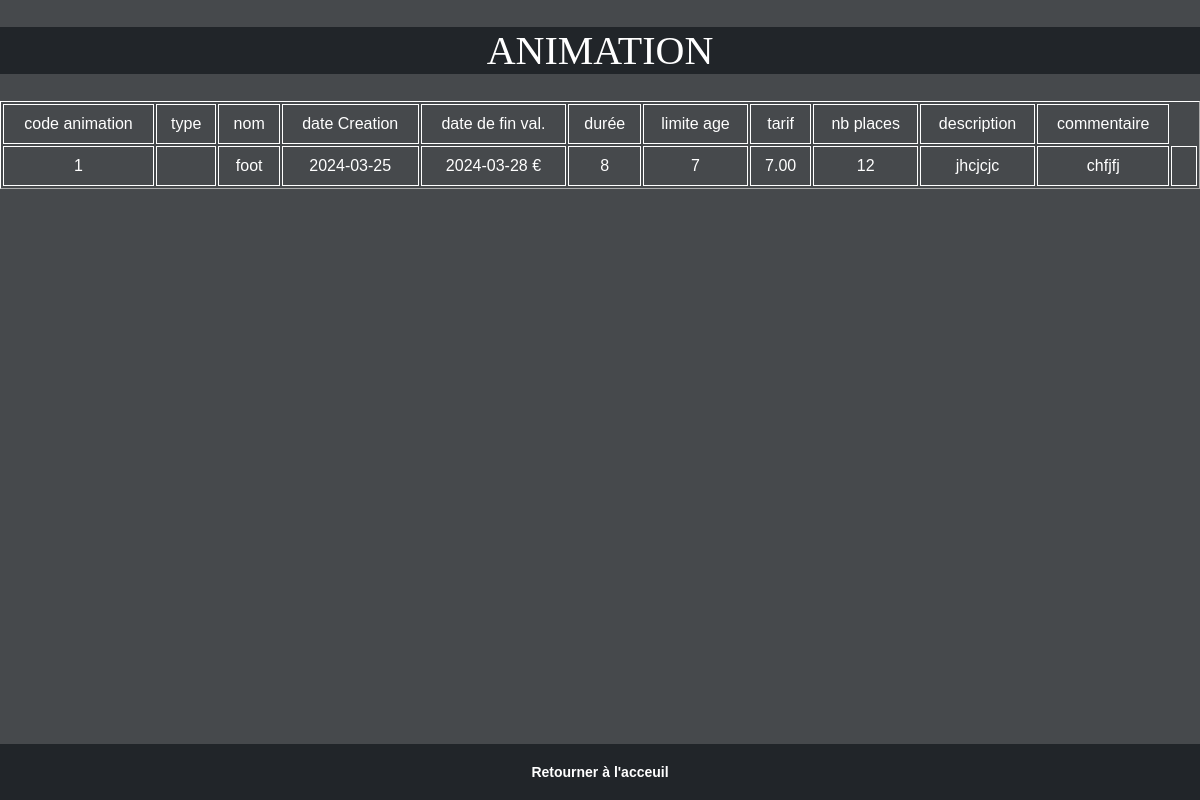
The app's page /E5-VVA/afficherAnimation.php, older data.
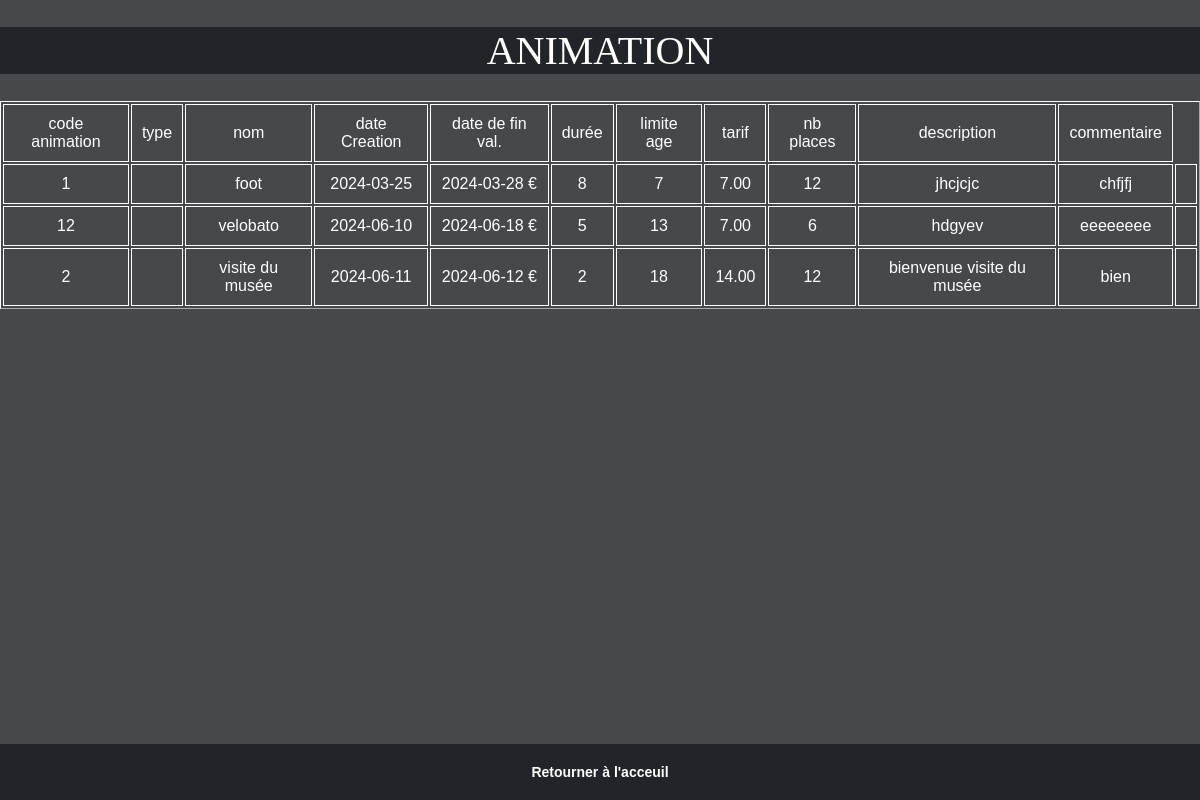
The same page, newer data.
### tables this page shows
CREATE TABLE `ANIMATION` (
  `CODEANIM` char(8) NOT NULL,
  `CODETYPEANIM` char(5) NOT NULL,
  `NOMANIM` char(40) DEFAULT NULL,
  `DATECREATIONANIM` date DEFAULT NULL,
  `DATEVALIDITEANIM` date DEFAULT NULL,
  `DUREEANIM` double(5,0) DEFAULT NULL,
  `LIMITEAGE` int(2) DEFAULT NULL,
  `TARIFANIM` decimal(7,2) DEFAULT NULL,
  `NBREPLACEANIM` int(2) DEFAULT NULL,
  `DESCRIPTANIM` char(250) DEFAULT NULL,
  `COMMENTANIM` char(250) DEFAULT NULL,
  `DIFFICULTEANIM` char(40) DEFAULT NULL
);

### E5-VVA/afficherAnimation.php (the view, shortened to what this page needs)
<!doctype html>
<?php
$connexion = mysqli_connect("localhost","root","","gacti");
$requete1 = "SELECT * FROM animation";
$resultat = mysqli_query($connexion, $requete1);
?>
<center><H1>ANIMATION</H1></center>
<TABLE border=1>
<TR>
<TD> code animation </TD>
<TD> type </TD>
<TD> nom </TD>
<TD> date Creation  </TD>
<TD> date de fin val.  </TD>
<TD> durée </TD>
<TD> limite age </TD>
<TD> tarif </TD>
<TD> nb places </TD>
<TD> description </TD>
<TD> commentaire </TD>
</TR>
<?php while($enreg=mysqli_fetch_array($resultat))
{
?>
<TR>
<TD><?php echo $enreg["CODEANIM"];?></TD>
<TD><?php if($enreg["CODETYPEANIM"] == "SP"){echo "SPORT";} elseif($enreg["CODETYPEANIM"] == "AR"){echo "ART";} elseif($enreg["CODETYPEANIM"] == "CT"){echo "CULTUREL";} elseif($enreg["CODETYPEANIM"] == "CN"){echo "CINEMA";}?></TD>
<TD><?php echo $enreg["NOMANIM"];?></TD>
<TD><?php echo $enreg["DATECREATIONANIM"];?></TD>
<TD><?php echo $enreg["DATEVALIDITEANIM"];?> €</TD>
<TD><?php echo $enreg["DUREEANIM"];?></TD>
<TD><?php echo $enreg["LIMITEAGE"];?></TD>
<TD><?php echo $enreg["TARIFANIM"];?></TD>
<TD><?php echo $enreg["NBREPLACEANIM"];?></TD>
<TD><?php echo $enreg["DESCRIPTANIM"];?></TD>
<TD><?php echo $enreg["COMMENTANIM"];?></TD>
<TD><?php
?></TD>
</TR>
<?php } ?>
</TABLE>
<footer>
<strong><a href="mainUtilisateur.php">Retourner à l'acceuil</a></strong>
</footer>

Row changes from the older to the newer data that the page shows:
added animation: CODEANIM "12", NOMANIM "velobato", DATECREATIONANIM "2024-06-10", DATEVALIDITEANIM "2024-06-18", DUREEANIM "5", LIMITEAGE "13", TARIFANIM "7.00", NBREPLACEANIM "6", DESCRIPTANIM "hdgyev", COMMENTANIM "eeeeeeee"
added animation: CODEANIM "2", NOMANIM "visite du musée", DATECREATIONANIM "2024-06-11", DATEVALIDITEANIM "2024-06-12", DUREEANIM "2", LIMITEAGE "18", TARIFANIM "14.00", NBREPLACEANIM "12", DESCRIPTANIM "bienvenue visite du musée", COMMENTANIM "bien"
